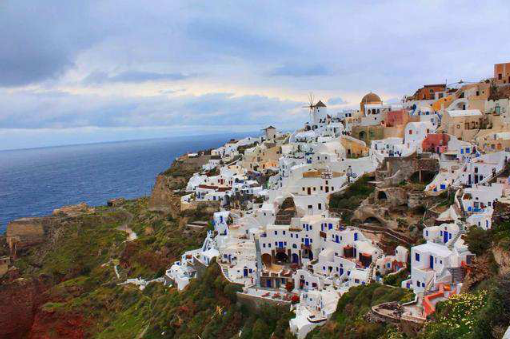
#> input picture example.png, 510 x 339 px
$ python classification.py
#> lines starting #> are read from the running program, lines starting #| are printed output that depends on the picture
from sklearn.cluster import KMeans
from functools import partial

import time
import numpy as np
import matplotlib.pyplot as plt

img_filename = 'example.png' # replace with the image you like
img_format = img_filename.split('.')[1]

img = plt.imread(img_filename)
#> img is the input picture: shape (339, 510, 4) float32; mean R, G, B, A 0.53, 0.534, 0.561, 1
img_height = img.shape[0]
#> img_height = 339
img_width = img.shape[1]
#> img_width = 510
pixel_size = img.shape[2] # check rgb or rgba
#> pixel_size = 4

pixels = np.reshape(img, (img_height * img_width, pixel_size))

def get_cluster_center(label, centers): # get correspond center
    return centers[label]


def add_image(fig, img, pos, k):
    ax = fig.add_subplot(2, 2, pos) # add image to 2*2 figure
    if k == 0:
        ax.set_title('original')
    else:
        ax.set_title(f'k = {k}') # set image title
    ax.set_xticks([]) # remove x ticks
    ax.set_yticks([]) # remove y ticks

    if (img_format == 'jpg') or (img_format == 'jpeg'):
        plt.imshow(img.astype('uint8')) # imshow only supports int 0-255 or float 0-1
    elif img_format == 'png':
        plt.imshow(img)


fig = plt.figure(num="K-Means") # set figure name
add_image(fig, img, 1, 0) # add original image to figure

ks = np.array([3, 5, 7]) # set k value to do kmeans
for i, k in enumerate(ks):
    start_time = time.time()

    kmeans = KMeans(n_clusters=k, random_state=10).fit(pixels) # make kmeans model
    kmeans_img = map(
        partial(get_cluster_center, centers=kmeans.cluster_centers_), kmeans.labels_) # set result array by centers and labels
    kmeans_img = np.array(list(kmeans_img)) # transfer memory address to array
    kmeans_img = np.reshape(kmeans_img, (img_height, img_width, pixel_size))
    add_image(fig, kmeans_img, i + 2, k) # add result image to figure

    end_time = time.time()
    print(f'k = {k}, time spent: {end_time - start_time}') # print kmeans spent time
#> this loop made 3 passes
#> pass 1, `kmeans_img = np.reshape(kmeans_img, (img_height, img_width, pixel_size))`:
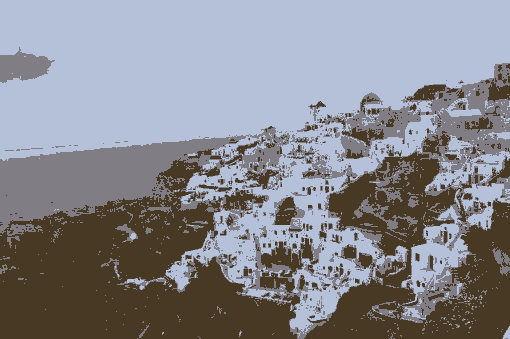
#> kmeans_img: shape (339, 510, 4) float32; mean of channels 0, 1, 2, 3 0.531, 0.535, 0.559, 1; drawn as R, G, B
#> pass 2, `kmeans_img = np.reshape(kmeans_img, (img_height, img_width, pixel_size))`:
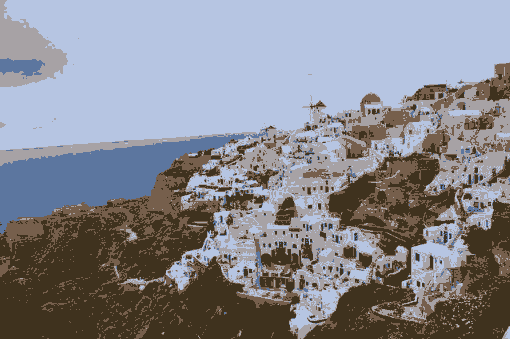
#> kmeans_img: shape (339, 510, 4) float32; mean of channels 0, 1, 2, 3 0.53, 0.533, 0.56, 1; drawn as R, G, B
#> pass 3, `kmeans_img = np.reshape(kmeans_img, (img_height, img_width, pixel_size))`:
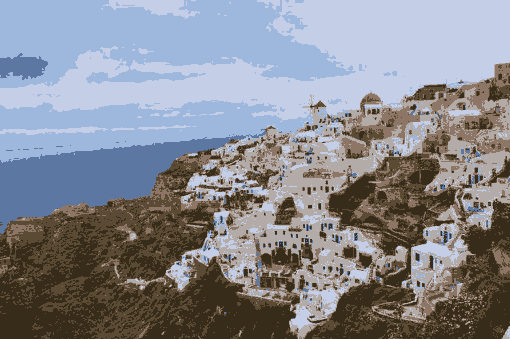
#> kmeans_img: shape (339, 510, 4) float32; mean of channels 0, 1, 2, 3 0.53, 0.534, 0.56, 1; drawn as R, G, B

print('Done!')
plt.show()
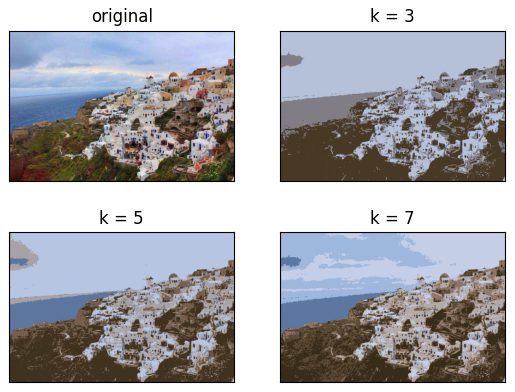
#> figure drawn by matplotlib, 4 panels

$ run again, with image2.jpeg saved as example.png
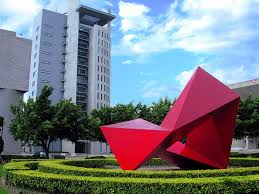
#> input picture image2.jpeg, 259 x 194 px
#> img is the input picture: shape (194, 259, 3) float32; mean R, G, B 0.481, 0.488, 0.517
#> the loop `for i, k in enumerate(ks):` made 3 passes
#> pass 1, `kmeans_img = np.reshape(kmeans_img, (img_height, img_width, pixel_size))`:
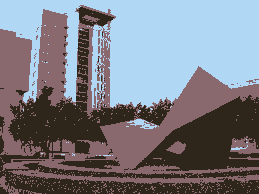
#> kmeans_img: shape (194, 259, 3) float32; mean of channels 0, 1, 2 0.481, 0.487, 0.518; drawn as R, G, B
#> `plt.show()`:
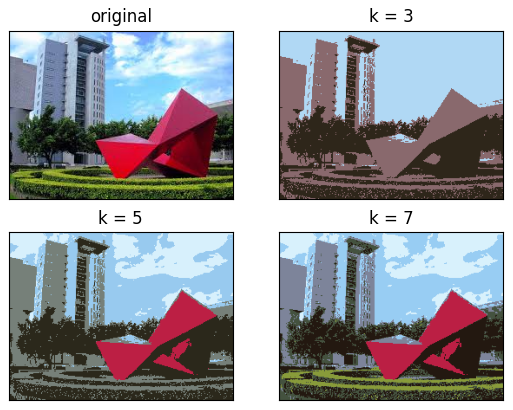
#> figure drawn by matplotlib, 4 panels
